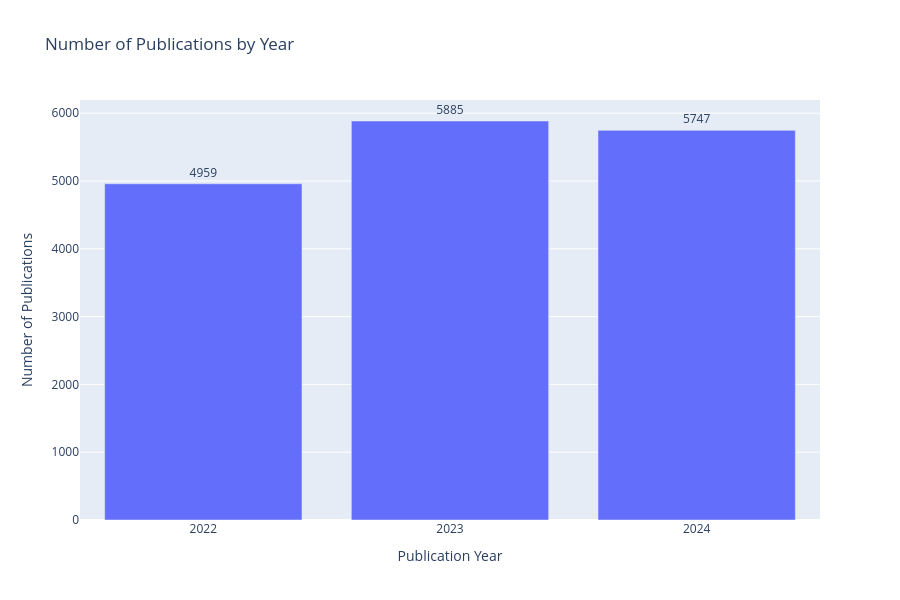

The notebook cell this image was saved under:
### Markdown cell above
## Percentage of publications funded by NIMH by publication year

### Code cell
# Total Number papers
import plotly.express as px

# Filter out 2025 and count papers by year
year_counts = merged[merged['Pub Year'] != 2025]['Pub Year'].value_counts().sort_index()

# Create bar plot using plotly express
fig = px.bar(
    x=year_counts.index, 
    y=year_counts.values,
    title='Number of Publications by Year',
    labels={'x': 'Publication Year', 'y': 'Number of Publications'},
    height=600
)

# Add value labels on top of bars
fig.update_traces(texttemplate='%{y}', textposition='outside')
fig.update_xaxes(dtick=1)
# Show the plot
fig.show()

### Figure 1 — Plotly figure (JSON) as saved in the notebook; plotly's stock layout.template omitted (floating-point values rounded to 4 significant figures)
{"data": [{"hovertemplate": "Publication Year=%{x}<br>Number of Publications=%{y}<extra></extra>", "legendgroup": "", "marker": {"color": "#636efa", "pattern": {"shape": ""}}, "name": "", "orientation": "v", "showlegend": false, "textposition": "outside", "texttemplate": "%{y}", "type": "bar", "x": [2022, 2023, 2024], "xaxis": "x", "y": [4959, 5885, 5747], "yaxis": "y"}], "layout": {"barmode": "relative", "height": 600, "legend": {"tracegroupgap": 0}, "title": {"text": "Number of Publications by Year"}, "xaxis": {"anchor": "y", "domain": [0, 1], "dtick": 1, "title": {"text": "Publication Year"}}, "yaxis": {"anchor": "x", "domain": [0, 1], "title": {"text": "Number of Publications"}}}}
